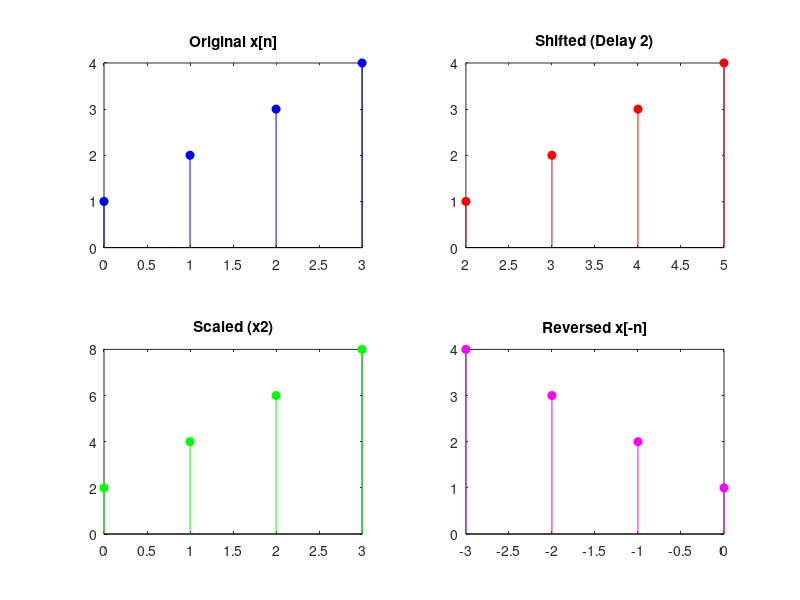

MATLAB code to generate this figure:
x = [1, 2, 3, 4];
n = 0:3; 

n_shift = n + 2; 
x_scaled = 2 .* x;

n_rev = -fliplr(n);
x_rev = fliplr(x);

subplot(2,2,1); 
stem(n, x, 'filled', 'b'); 
title('Original x[n]'); 

subplot(2,2,2); 
stem(n_shift, x, 'filled', 'r'); 
title('Shifted (Delay 2)'); 

subplot(2,2,3); 
stem(n, x_scaled, 'filled', 'g'); 
title('Scaled (x2)'); 

subplot(2,2,4); 
stem(n_rev, x_rev, 'filled', 'm'); 
title('Reversed x[-n]'); 
